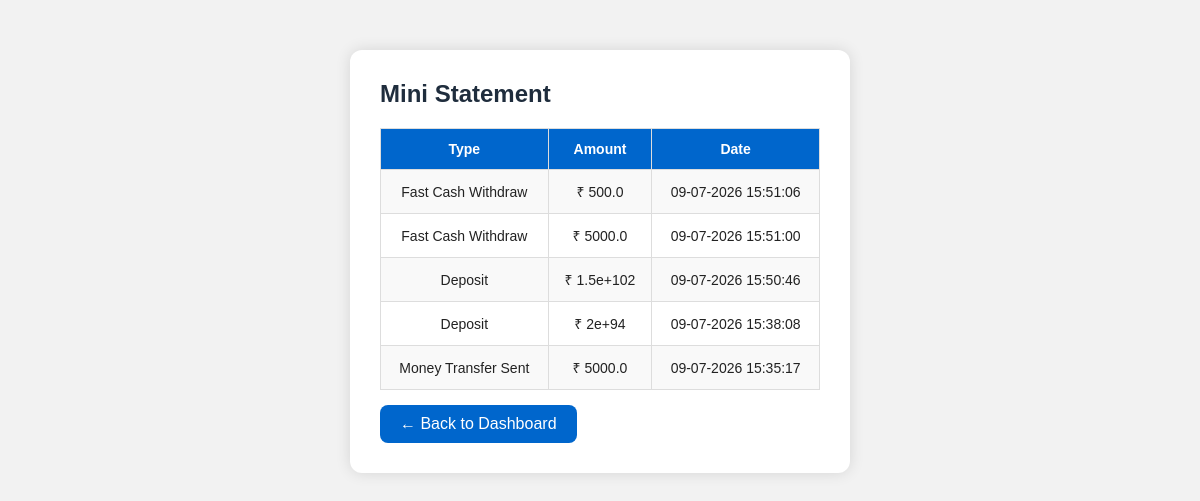
Screenshot of /mini_statement (signed in) with the database file from the repository.
### tables this page shows
CREATE TABLE transactions(
        id INTEGER PRIMARY KEY AUTOINCREMENT,
        card TEXT,
        type TEXT,
        amount REAL,
        date TEXT
    );

### app.py (the view)
@app.route("/mini_statement")
def mini_statement():
    if not login_required():
        return redirect("/")
    conn = get_conn()
    c = conn.cursor()
    c.execute("""
        SELECT type, amount, date
        FROM transactions
        WHERE card=?
        ORDER BY id DESC
        LIMIT 5
    """, (session["card"],))
    data = c.fetchall()
    conn.close()
    return render_template("mini_statement.html", data=data)

### app.py (called while the page is built)
@app.before_request
def make_session_permanent():
    session.permanent = True

def get_conn():
    return sqlite3.connect(DATABASE)

def login_required():
    return "card" in session

### templates/mini_statement.html (shortened to what this page needs)
<!DOCTYPE html>
<html lang="en">
<head>
    <link rel="stylesheet" href="{{ url_for('static', filename='style.css') }}">
</head>
<body>
<div class="box">
    <h2>Mini Statement</h2>
    {% if data %}
    <div class="table-wrapper">
        <table>
            <tr>
                <th>Type</th>
                <th>Amount</th>
                <th>Date</th>
            </tr>
            {% for row in data %}
            <tr>
                <td>{{ row[0] }}</td>
                <td>₹ {{ row[1] }}</td>
                <td>{{ row[2] }}</td>
            </tr>
            {% endfor %}
        </table>
    </div>
    {% else %}
        <p>No recent transactions found.</p>
    {% endif %}
    <a href="/dashboard" class="back">← Back to Dashboard</a>
</div>
</body>
</html>

### static/style.css (style rules this page uses)
* { margin:0; padding:0; box-sizing:border-box; font-family:Arial, Helvetica, sans-serif; }
body { background:#f2f2f2; color:#222; min-height:100vh; padding:20px; }
a { text-decoration:none; color:#0066cc; }
h1,h2,h3,h4 { margin-bottom:15px; color:#1f2d3d; }
.login-box, .box, .container, .admin-box, .profile-box { width:100%; max-width:500px; background:#fff; margin:30px auto; padding:30px; border-radius:12px; box-shadow:0 0 15px rgba(0,0,0,0.12); }
.table-wrapper { overflow-x:auto; margin-top:20px; }
table { width:100%; border-collapse:collapse; background:#fff; }
table th, table td { border:1px solid #ddd; padding:12px; text-align:center; font-size:14px; }
table th { background:#0066cc; color:white; }
table tr:nth-child(even) { background:#f9f9f9; }
.back { display:inline-block; margin-top:15px; padding:10px 20px; background:#0066cc; color:white; border-radius:8px; }

### rows the page displays
transactions: type "Fast Cash Withdraw", amount "500.0", date "09-07-2026 15:51:06"
transactions: type "Fast Cash Withdraw", amount "5000.0", date "09-07-2026 15:51:00"
transactions: type "Deposit", amount "1.5e+102", date "09-07-2026 15:50:46"
transactions: type "Deposit", amount "2e+94", date "09-07-2026 15:38:08"
transactions: type "Money Transfer Sent", amount "5000.0", date "09-07-2026 15:35:17"
